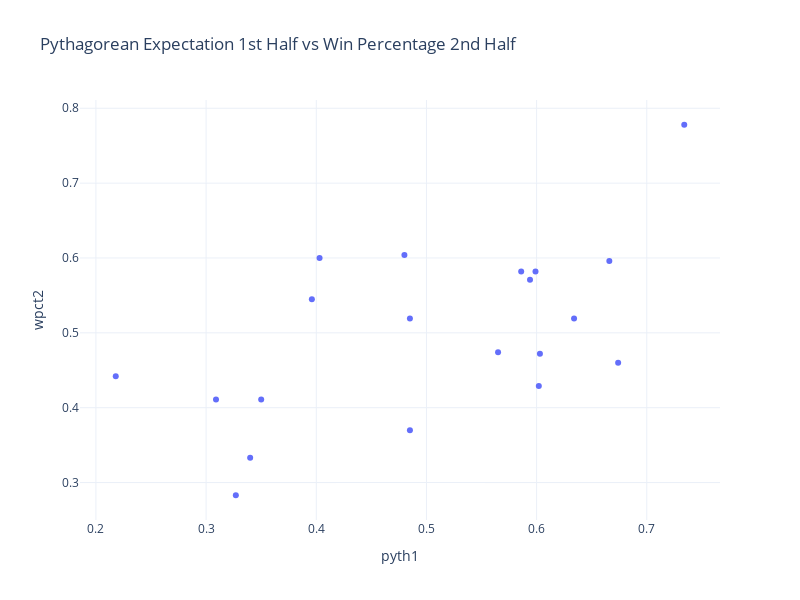
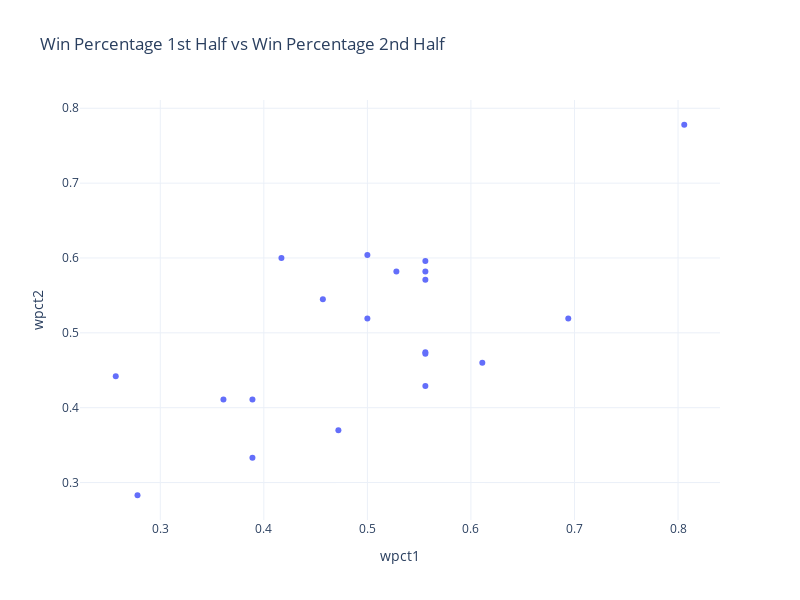

Notebook code cell kept with these figures, in order:
### Code cell
fig1 = px.scatter(predictor2ndHalf, x='pyth1', y='wpct2', title='Pythagorean Expectation 1st Half vs Win Percentage 2nd Half')
fig1.update_layout(width=800, height=600, template='plotly_white')
fig1.show()
fig2 = px.scatter(predictor2ndHalf, x='wpct1', y='wpct2', title='Win Percentage 1st Half vs Win Percentage 2nd Half')
fig2.update_layout(width=800, height=600, template='plotly_white')
fig2.show()

### Figure 1 — Plotly figure (JSON) as saved in the notebook; plotly's stock layout.template omitted (floating-point values rounded to 4 significant figures)
{"data": [{"hovertemplate": "pyth1=%{x}<br>wpct2=%{y}<extra></extra>", "legendgroup": "", "marker": {"color": "#636efa", "symbol": "circle"}, "mode": "markers", "name": "", "orientation": "v", "showlegend": false, "type": "scatter", "x": [0.599, 0.586, 0.485, 0.309, 0.35, 0.48, 0.734, 0.34, 0.396, 0.485, 0.674, 0.565, 0.603, 0.218, 0.403, 0.602, 0.634, 0.666, 0.327, 0.594], "xaxis": "x", "y": [0.582, 0.582, 0.37, 0.411, 0.411, 0.604, 0.778, 0.333, 0.545, 0.519, 0.46, 0.474, 0.472, 0.442, 0.6, 0.429, 0.519, 0.596, 0.283, 0.571], "yaxis": "y"}], "layout": {"height": 600, "legend": {"tracegroupgap": 0}, "title": {"text": "Pythagorean Expectation 1st Half vs Win Percentage 2nd Half"}, "width": 800, "xaxis": {"anchor": "y", "domain": [0, 1], "title": {"text": "pyth1"}}, "yaxis": {"anchor": "x", "domain": [0, 1], "title": {"text": "wpct2"}}}}

### Figure 2 — Plotly figure (JSON) as saved in the notebook; plotly's stock layout.template omitted (floating-point values rounded to 4 significant figures)
{"data": [{"hovertemplate": "wpct1=%{x}<br>wpct2=%{y}<extra></extra>", "legendgroup": "", "marker": {"color": "#636efa", "symbol": "circle"}, "mode": "markers", "name": "", "orientation": "v", "showlegend": false, "type": "scatter", "x": [0.528, 0.556, 0.472, 0.389, 0.361, 0.5, 0.806, 0.389, 0.457, 0.5, 0.611, 0.556, 0.556, 0.257, 0.417, 0.556, 0.694, 0.556, 0.278, 0.556], "xaxis": "x", "y": [0.582, 0.582, 0.37, 0.411, 0.411, 0.604, 0.778, 0.333, 0.545, 0.519, 0.46, 0.474, 0.472, 0.442, 0.6, 0.429, 0.519, 0.596, 0.283, 0.571], "yaxis": "y"}], "layout": {"height": 600, "legend": {"tracegroupgap": 0}, "title": {"text": "Win Percentage 1st Half vs Win Percentage 2nd Half"}, "width": 800, "xaxis": {"anchor": "y", "domain": [0, 1], "title": {"text": "wpct1"}}, "yaxis": {"anchor": "x", "domain": [0, 1], "title": {"text": "wpct2"}}}}
